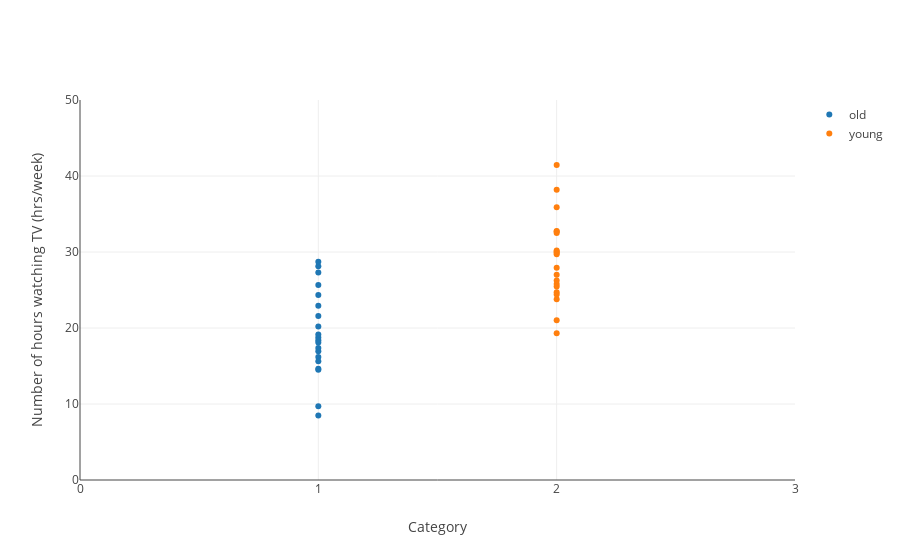

Source (notebook cell):
### Markdown cell above
You might be wondering what on earth is the term "tv_times ~ C(age_class)" in the above code? Well you are going to have to wait a bit for a complete explanation. We need to cover linear regression and generalized linear models for that. For now, remember that for all practical purposes an anova is the same as a linear regression and that the term in question is a general formula of a line. Whenever you want to do a one way anova you would need to write a formula of a similar type. In a general sense, we have to write: 

" output variable ~ C(input_variable)" 

We generate a model object and then use the 'stats.anova_lm' function in the 'statsmodels' module to calculate the anova result. As you can see in the results section, we have a p-value and F value as well. So if we follow our hypothesis method then all we have to do now is say- p-value $\lt$ significance level of 5% hence we can say that that the means of our two groups are not equal. Hey we are done ! 

Well that was uneventful. You can get all sorts of other information from the anova_results like the residual, sum squared value and the degrees of freedom. Well wait, what are those and why are they relevant? For that look at the next section! 

### One way Anova- the hard way 

In the last section, you saw how easy it is to get anova results in python. Once you know how do the calculation "by hand" its always better to use python packages to do the calculations since there are a lot of steps involved and it might just become a bit too tedious to do these steps. But for the very first time it is useful to see these steps. So let's go get on with it. 
 
When we are doing anova, what we are really doing is something called an f-test. For this, we will be using the f-statistic. The f-statistic is- 


\begin{equation}
F= \dfrac{\text{variation between group means}}{\text{variation in group means} } 
\end{equation}

we will decode each statement one at a time so let's start with it. 

Before we start with this. Lets do something, let's just plot the data to get an intuition as to how spread out the data looks and what should we expect. 

Question: Plot a plotly scatter plot with the dataframe age_tv_times.

### Code cell
trace1 = go.Scatter(
    x = np.repeat(1,20),
    y = old_tv_times,
    mode = 'markers', 
    name ="old"
    
)

trace2 = go.Scatter(
    x = np.repeat(2,20),
    y = young_tv_times,
    mode = 'markers', 
    name="young"
    
)


layout = go.Layout(
    xaxis=dict(
        range=[0, 3], 
        title ="Category", 
        dtick =1
       
    ),
    yaxis=dict(
        range=[0, 50], 
        title ="Number of hours watching TV (hrs/week) ", 
        
    )
)
data = [trace1, trace2]
fig =go.Figure(data =data, layout= layout)
iplot(fig, filename='tv-times-anova')

### Figure 1 — Plotly figure (JSON) as saved in the notebook; plotly's stock layout.template omitted (floating-point values rounded to 4 significant figures)
{"data": [{"mode": "markers", "name": "old", "type": "scatter", "uid": "af0820b0-5b4f-11e9-9903-b0359f561c51", "x": [1, 1, 1, 1, 1, 1, 1, 1, 1, 1, 1, 1, 1, 1, 1, 1, 1, 1, 1, 1], "y": [28.12, 16.94, 17.36, 14.64, 24.33, 8.492, 28.72, 16.19, 21.6, 18.75, 27.31, 9.699, 18.39, 18.08, 25.67, 14.5, 19.14, 15.61, 20.21, 22.91]}, {"mode": "markers", "name": "young", "type": "scatter", "uid": "af0820b1-5b4f-11e9-9903-b0359f561c51", "x": [2, 2, 2, 2, 2, 2, 2, 2, 2, 2, 2, 2, 2, 2, 2, 2, 2, 2, 2, 2], "y": [27.92, 29.72, 19.32, 38.2, 21.03, 25.79, 32.51, 23.77, 24.71, 25.45, 32.76, 41.46, 30.21, 24.41, 32.7, 27.02, 29.9, 35.88, 26.26, 30.05]}], "layout": {"xaxis": {"dtick": 1, "range": [0, 3], "title": "Category"}, "yaxis": {"range": [0, 50], "title": "Number of hours watching TV (hrs/week) "}}}
